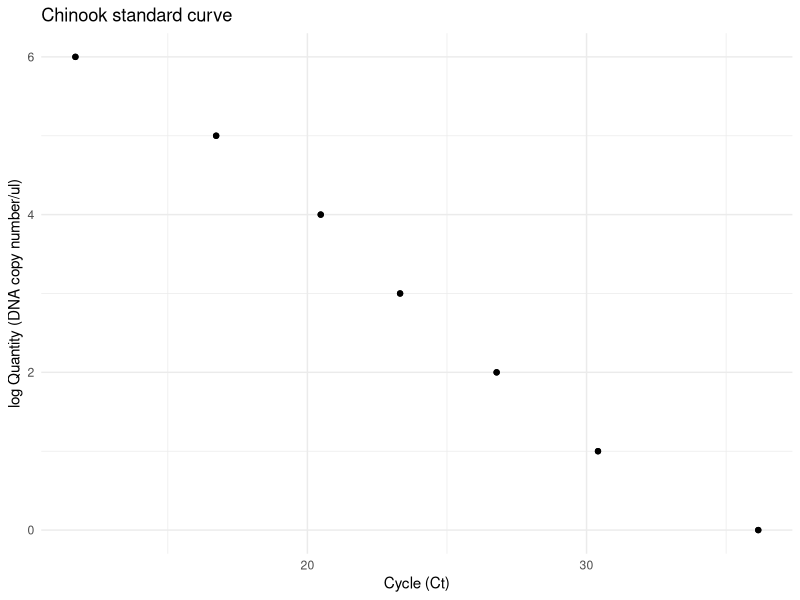
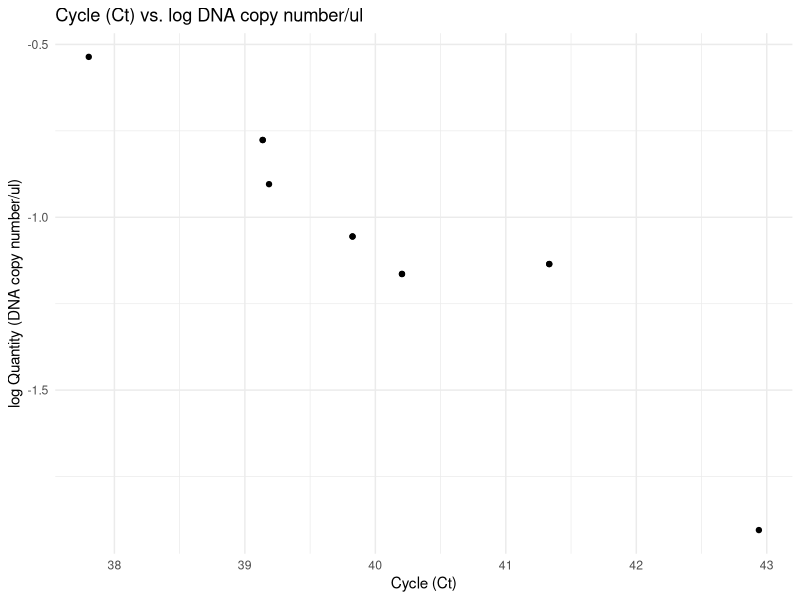
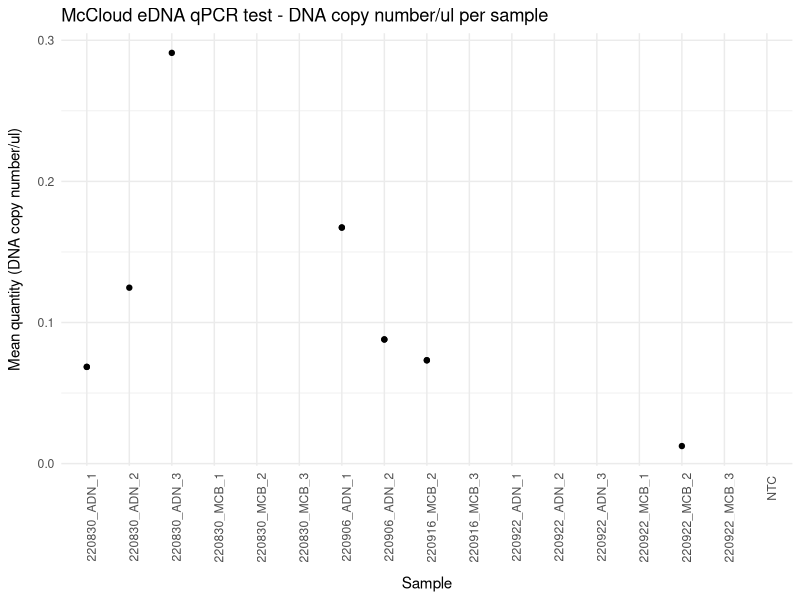
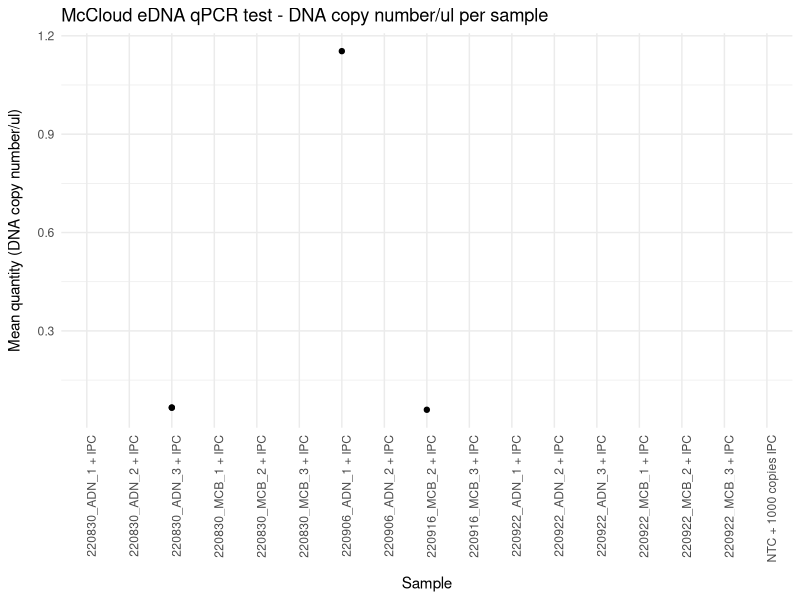
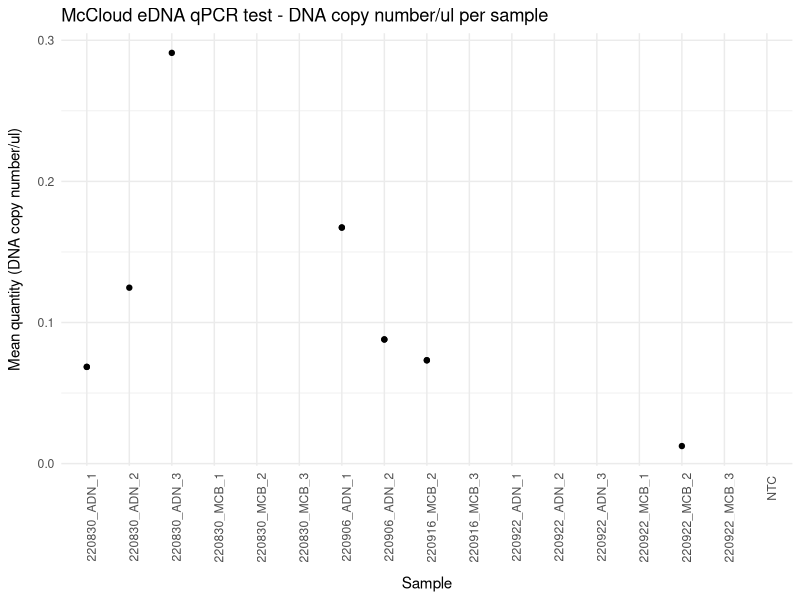

These charts were generated, in order, by the following R code:
## ---- chunk 1
library(tidyverse)
library(readxl)
## ---- chunk 2
test_data <- read_xlsx("../data/2023-01-21_WinterRunChinook_testplate_export.xlsx", sheet = "Results", skip = 34)

test_data 
## ---- chunk 3
# looking at the chinook probe/primers alone first
slim_df <- test_data %>%
  filter(`Target Name` == "Target 1",
         !str_detect(`Sample Name`, "IPC")) %>% # ignore all of the IPC standards
  select(`Sample Name`, Task, CT, `Ct Mean`, `Ct SD`, Quantity, `Quantity Mean`, `Quantity SD`)
  

## ---- chunk 4
# just the Chinook probe/primers/standards (gBlock)

slim_df %>%
  filter(Task == "STANDARD", 
         !is.na(`Ct SD`)) %>% # looks like there's one standard that needs to be renamed appropriately to go with the IPC
  arrange(desc(Quantity)) %>% 
  filter(CT < 12 | CT > 13) %>% # and two standard 1's that need to be reassigned to the IPC
  ggplot(aes(x = `Ct Mean`, y = log10(Quantity))) +
  geom_point() +
  theme_minimal() +
  labs(title = "Chinook standard curve",
       x = "Cycle (Ct)",
       y = "log Quantity (DNA copy number/ul)")

## ---- chunk 5
slim_df %>%
  filter(Task != "STANDARD",
         CT != "Undetermined") %>%
  ggplot(aes(x = `Ct Mean`, y = log10(`Quantity Mean`))) +
  geom_point() +
  theme_minimal() +
  labs(title = "Cycle (Ct) vs. log DNA copy number/ul",
       x = "Cycle (Ct)",
       y = "log Quantity (DNA copy number/ul)")

## ---- chunk 6
slim_df %>%
  filter(Task != "STANDARD") %>%
  ggplot(aes(x = `Sample Name`, y = `Quantity Mean`)) +
  geom_point() +
  theme_minimal() +
  labs(title = "McCloud eDNA qPCR test - DNA copy number/ul per sample",
       x = "Sample",
       y = "Mean quantity (DNA copy number/ul)") +
  theme(
    axis.text.x = element_text(angle = 90, hjust = 0.95),
    axis.title.x = element_text(margin = margin(t = 10)),
    axis.title.y = element_text(margin = margin(r = 10)),
  )

ggsave("pdf_outputs/testplate_qPCR_mean_quantity.pdf", width = 6, height = 5)
## ---- chunk 7
test_data %>%
  filter(`Target Name` == "Target 1",
         str_detect(`Sample Name`, "IPC")) %>% # ignore all of the IPC standards
  select(`Sample Name`, Task, CT, `Ct Mean`, `Ct SD`, Quantity, `Quantity Mean`, `Quantity SD`) %>%
  filter(Task != "STANDARD") %>%
  ggplot(aes(x = `Sample Name`, y = `Quantity Mean`)) +
  geom_point() +
  theme_minimal() +
  labs(title = "McCloud eDNA qPCR test - DNA copy number/ul per sample",
       x = "Sample",
       y = "Mean quantity (DNA copy number/ul)") +
  theme(
    axis.text.x = element_text(angle = 90, hjust = 0.95),
    axis.title.x = element_text(margin = margin(t = 10)),
    axis.title.y = element_text(margin = margin(r = 10)),
  )

